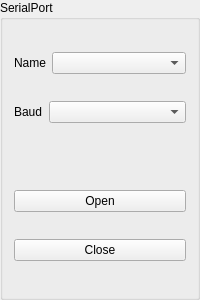
<?xml version="1.0" encoding="UTF-8"?>
<ui version="4.0">
 <class>PanelSerialPort</class>
 <widget class="QGroupBox" name="PanelSerialPort">
  <property name="geometry">
   <rect>
    <x>0</x>
    <y>0</y>
    <width>200</width>
    <height>300</height>
   </rect>
  </property>
  <property name="windowTitle">
   <string>GroupBox</string>
  </property>
  <property name="title">
   <string>SerialPort</string>
  </property>
  <layout class="QVBoxLayout" name="verticalLayout">
   <item>
    <layout class="QHBoxLayout" name="horizontalLayout" stretch="0,1">
     <item>
      <widget class="QLabel" name="label">
       <property name="text">
        <string>Name</string>
       </property>
      </widget>
     </item>
     <item>
      <widget class="QComboBox" name="comboBoxSerialName"/>
     </item>
    </layout>
   </item>
   <item>
    <layout class="QHBoxLayout" name="horizontalLayout_2" stretch="0,1">
     <item>
      <widget class="QLabel" name="label_2">
       <property name="text">
        <string>Baud</string>
       </property>
      </widget>
     </item>
     <item>
      <widget class="QComboBox" name="comboBoxSerialBaud"/>
     </item>
    </layout>
   </item>
   <item>
    <spacer name="verticalSpacer">
     <property name="orientation">
      <enum>Qt::Vertical</enum>
     </property>
     <property name="sizeType">
      <enum>QSizePolicy::Preferred</enum>
     </property>
     <property name="sizeHint" stdset="0">
      <size>
       <width>20</width>
       <height>40</height>
      </size>
     </property>
    </spacer>
   </item>
   <item>
    <widget class="QPushButton" name="pushButtonSerialOpen">
     <property name="text">
      <string>Open</string>
     </property>
     <property name="icon">
      <iconset resource="res.qrc">
       <normaloff>:/images/connect.png</normaloff>:/images/connect.png</iconset>
     </property>
    </widget>
   </item>
   <item>
    <widget class="QPushButton" name="pushButtonSerialClose">
     <property name="text">
      <string>Close</string>
     </property>
     <property name="icon">
      <iconset resource="res.qrc">
       <normaloff>:/images/disconnect.png</normaloff>:/images/disconnect.png</iconset>
     </property>
    </widget>
   </item>
  </layout>
 </widget>
 <resources>
  <include location="res.qrc"/>
 </resources>
 <connections/>
</ui>
